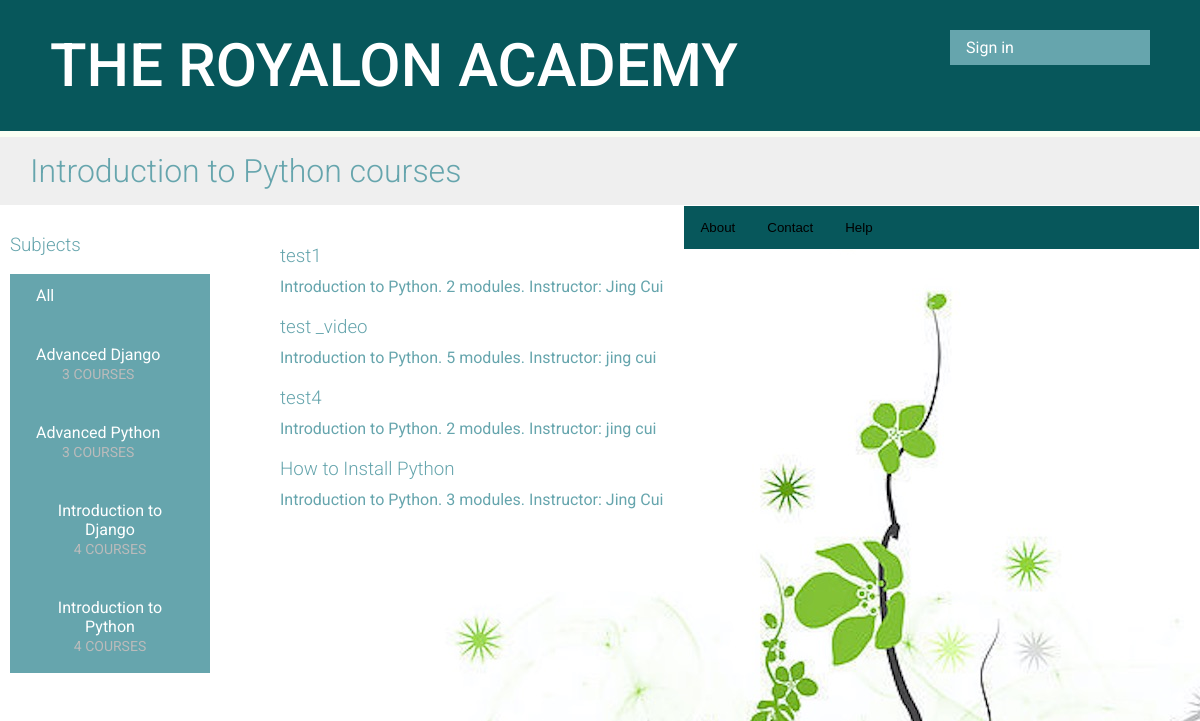
Before: /course/subject/introduction-python/ with the older database file.
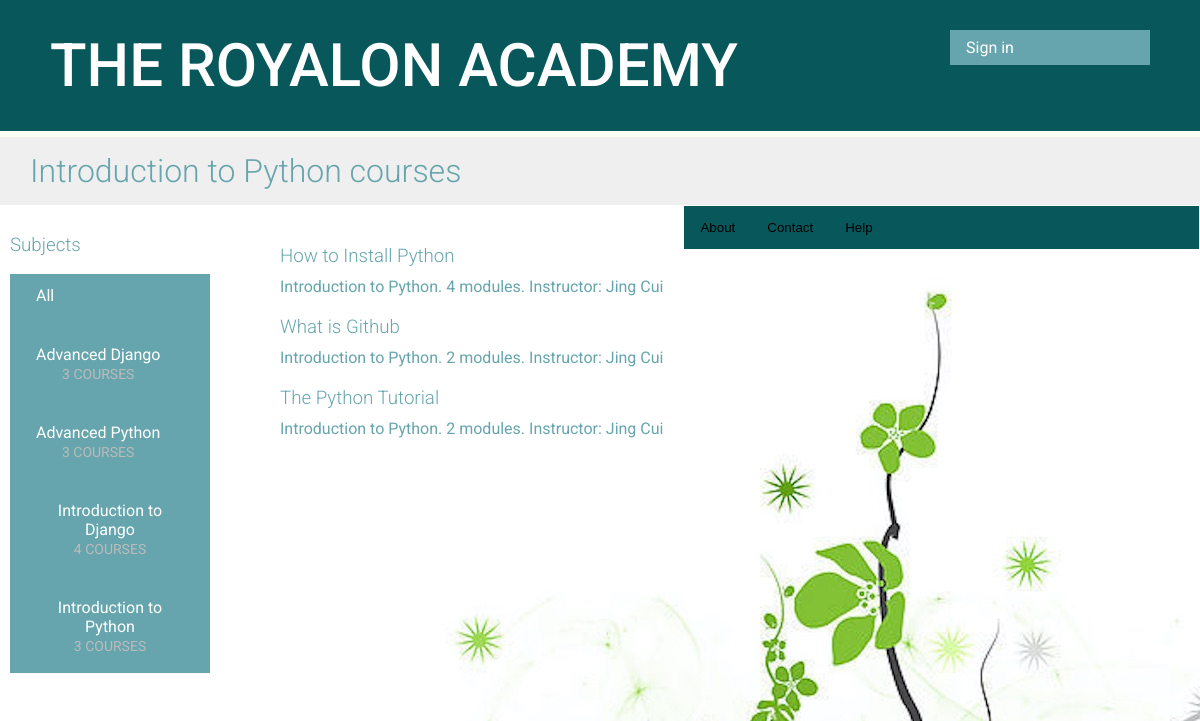
After: the same page with the newer database file.
### courses/models.py (models this page shows, shortened)
class Subject(models.Model):
    title = models.CharField(max_length=200)
    slug = models.SlugField(max_length=200, unique=True)
    class Meta:
        ordering = ('title',)
    def __str__(self):
        return self.title

class Course(models.Model):
    owner = models.ForeignKey(User, related_name='courses_created')
    subject = models.ForeignKey(Subject, related_name='courses')
    title = models.CharField(max_length=200)
    slug = models.SlugField(max_length=200, unique=True)
    overview = models.TextField()
    created = models.DateTimeField(auto_now_add=True)
    students = models.ManyToManyField(User,
                                      related_name='courses_enrolled',
                                      blank=True)
    class Meta:
        ordering = ('-created',)

### courses/views.py (the view)
# urls.py: url(r'^subject/(?P<subject>[\w-]+)/$', views.CourseListView.as_view(), name='course_list_subject'),
class CourseListView(TemplateResponseMixin, View):
    model = Course
    template_name = 'courses/course/list.html'
    def get(self, request, subject=None):
        subjects = Subject.objects.annotate(total_courses=Count('courses'))
        courses = Course.objects.annotate(total_modules=Count('modules'))
        if subject:
            subject = get_object_or_404(Subject, slug=subject)
            courses = courses.filter(subject=subject)
        return self.render_to_response({'subjects': subjects,
                                        'subject': subject,
                                        'courses': courses})

### cart/context_processors.py (called while the page is built)
def cart(request):
    return {'cart': Cart(request)}

### courses/templates/courses/course/list.html (shortened to what this page needs)
{% extends "base.html" %}
{% block content %}
    <h1>
        {% if subject %}
            {{ subject.title }} courses
        {% else %}
            All courses
        {% endif %}
    </h1>
    <div class="contents">
        <h3>Subjects</h3>
        <ul id="modules">
            <li {% if not subject %}class="selected"{% endif %}>
                <a href="{% url "course_list" %}">All</a>
            </li>
            {% for s in subjects %}
                <li {% if subject == s %}class="selected"{% endif %}>
                    <a href="{% url "course_list_subject" s.slug %}">
                        {{ s.title }}
                        <br><span>{{ s.total_courses }} courses</span>
                    </a>
                </li>
            {% endfor %}
        </ul>
    </div>
    <div class="module">
        {% for course in courses %}
            {% with subject=course.subject %}
                <h3><a href="{% url "course_detail" course.slug %}">{{ course.title }}</a></h3>
                <p>
                    <a href="{% url "course_list_subject" subject.slug %}">{{ subject }}</a>.
                    {{ course.total_modules }} modules.
                    Instructor: {{ course.owner.get_full_name }}
                </p>
            {% endwith %}
        {% endfor %}
    </div>
{% endblock %}

### courses/templates/base.html (shortened to what this page needs)
{% load staticfiles %}
<!DOCTYPE html>
<html>
<head>
    <link href="{% static "css\base.css" %}" rel="stylesheet">
</head>
<body>
    <div id="header">
        <a href="/" class="logo">The Royalon Academy</a>
        <ul class="menu">
            {% if request.user.is_authenticated %}
                <li {% if section == "dashboard" %}class="selected"{% endif %}><a href="{% url "dashboard" %}">My dashboard</a></li>
                <li {% if section == "My Courses" %}class="selected"{% endif %}><a href="{% url "manage_course_list" %}">Manage Courses</a></li>
				<li {% if section == "My Shopping Cart" %}class="selected"{% endif %}><a href="{% url "product_list" %}">My shopping cart</a></li>
                <li><a href="{% url "logout" %}">Sign out</a></li>
            {% else %}
                <li><a href="{% url "login" %}">Sign in</a></li>
            {% endif %}
         </ul>
    </div>
</body>
    <div id="content">
        {% block content %}{% endblock %}
    </div>
    <div class="tab">
	<button class="tablinks" onclick="openTab(event, 'About')">About</button>
  	<button class="tablinks" onclick="openTab(event, 'Contact')">Contact</button>
	<button class="tablinks" onclick="openTab(event, 'Help')">Help</button>
    </div>
</html>

### courses/static/css/base.css (style rules this page uses)
body { margin:0; font-family:'Roboto', sans-serif; font-weight:400; color: #66a5ad; }
a { color: #66a5ad; text-decoration:none; }
h1, h2, h3, h4, h5, h6 { font-family:'Roboto', sans-serif; font-weight:300; }
h1 { background:#efefef; width:100%; overflow:auto; padding:15px 0 15px 30px; margin:0; }
.module { overflow:auto; }
.module h3 { margin:30px 0 0; padding:0; width:100%; }
.module p { margin:10px 0 20px; width:100%; float:left; }
#header { background: #07575b; overflow:auto; padding:30px 50px; border-bottom:6px solid #fafff4; }
#header .logo { text-decoration:none; font-family:'Roboto', sans-serif; font-weight:500; text-transform:uppercase; font-size: 60px; color:#fff; float:left; }
#header a { color:#fff; }
#header .menu { list-style:none; float:right; margin:0; padding:0; }
.contents { width:20%; padding:10px; float:left; background: #ffffff; color: #66a5ad; font-family:'Roboto', sans-serif; }
.contents ul { list-style:none; margin:0; padding:0; }
.contents ul li { margin:0 0 10px 0; padding:4px 10px 10px; overflow:auto; }
.contents ul li.selected { background: #66a5ad; }
.contents ul span { text-transform:uppercase; color:#bbb; font-size:14px; }
.contents ul a { display:block; color:#fff; text-decoration:none; }
.module { padding:10px 20px; float:left; }
div.tab { overflow: hidden; border: 1px solid #ffffff; background-color: #07575b; }
div.tab button { background-color: inherit; float: left; border: none; outline: none; cursor: pointer; padding: 14px 16px; transition: 0.3s; }

### courses/templates/base.html (style rules this page uses)
ul { list-style-type: none; margin: 0; padding: 0; width: 200px; background-color: #66a5ad; }
li a { display: inline; text-align:center; float:left; color: #66a5ad; padding: 8px 16px; text-decoration: none; }
body { background-image: url("static/imgages/1.jpg") }

Changed rows visible on the page:
removed Course: title "test1", subject "Introduction to Python", total_modules "2", owner.get_full_name "Jing Cui"
removed Course: title "test _video", subject "Introduction to Python", total_modules "5", owner.get_full_name "jing cui"
removed Course: title "test4", subject "Introduction to Python", total_modules "2", owner.get_full_name "jing cui"
computed for Subject "Introduction to Python": total_courses "4" → "3"
computed for Course "How to Install Python": total_modules "3" → "4"
added Course: title "What is Github", subject "Introduction to Python", total_modules "2", owner.get_full_name "Jing Cui"
added Course: title "The Python Tutorial", subject "Introduction to Python", total_modules "2", owner.get_full_name "Jing Cui"
